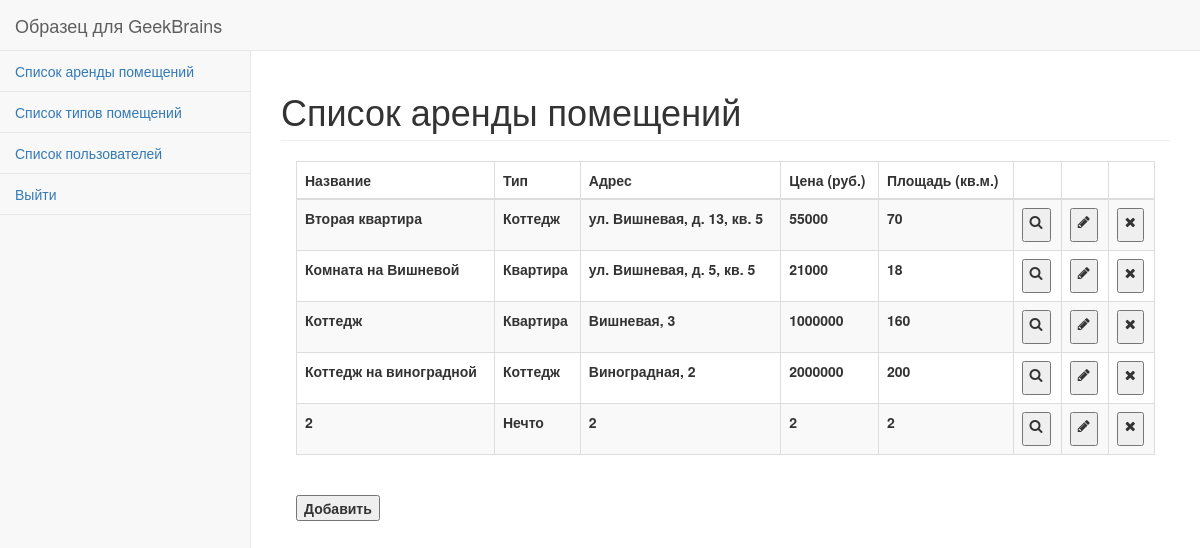
Page / (signed in) on the committed database.
### tables this page shows
CREATE TABLE `rentapartment` (
  `ID` int(10) UNSIGNED NOT NULL,
  `Name` varchar(50) NOT NULL,
  `Type` int(10) UNSIGNED NOT NULL,
  `Address` varchar(150) NOT NULL,
  `Subscription` text NOT NULL,
  `Price` float UNSIGNED NOT NULL,
  `Square` float UNSIGNED NOT NULL
);

CREATE TABLE `types` (
  `ID` int(10) UNSIGNED NOT NULL,
  `Name` varchar(50) NOT NULL
);

### model/functions_users_model.php (called while the page is built, shortened)
<?php
class User extends Model
{
    public static function tableName()
    {
        return 'users';
    }
    public function auth_flow()
    {
        if ((isset($_SESSION['username']))&&(isset($_SESSION['password'])))
        {
            $username = $_SESSION['username'];
            $password = $_SESSION['password'];
            $this->get_username($username);
            if ($this->password === $password)
            {
                return true;
            }
            else
            {
                $this->id = NULL;
                $this->username = NULL;
                $this->password = NULL;
                $this->salt = NULL;
                return false;
            }
        }
    }
    public function get_username($username)
    {
        $query = "SELECT * FROM `".static::tableName()."` WHERE `Username` = '{$username}' LIMIT 1";
        $result = mysqli_query(self::get_db(),$query);
    }
}

### system/base_model.php (called while the page is built, shortened)
<?php
class Model
{
    protected static $fields = array();
    protected static $db = NULL;
    protected $data = array();
    public function __construct($id = NULL)
    {
        if (static::$fields === array())
        {
            static::init_fields();
        }
    }
    public function __get($field)
    {
        if (isset($this->data[$field]))
        {
            return $this->data[$field];
        }
        if (!(in_array($field,static::get_fields())))
        {
            return self::FIELD_NOT_EXIST;
        }
        else
        {
            return NULL;
        }
    }
    protected static function init_fields()
    {
        $query = "DESCRIBE `".static::tableName()."`;";
        $result = mysqli_query(self::get_db(),$query);
        while($row = mysqli_fetch_assoc($result))
        {
            static::$fields[] = $row['Field'];
            if (strpos($row['Type'],'('))
            {
                $pie = explode('(',$row['Type'],2);
                $row['Type'] = $pie[0];
            }
        }
    }
    static function get_db()
    {
        if (self::$db === NULL)
        {
            include("db_connect.php");
            self::$db = $link;
        }
        return self::$db;
    }
    public function load($data = array())
    {
        foreach($data as $k => $v)
        {
            if (!in_array($k,static::get_fields()))
            {
                return self::FIELD_NOT_EXIST;
            }
            else
            {
                $this->data[$k] = $v;
            }
        }
        return true;
    }
    protected static function get_fields()
    {
        return static::$fields;
    }
    public static function all($condition = '1')
    {
        $query = "SELECT * FROM `".static::tableName()."` WHERE {$condition}";
        $result = mysqli_query(self::get_db(),$query);
        $all = array();
        while ($row = mysqli_fetch_assoc($result))
        {
            $one = new $class_name();
            if ($one->load($row))
            {
                $all[] = $one;
            }
        }
        return $all;
    }
}

### system/system_model.php (called while the page is built)
<?php
Class System
{
    protected static $user;
    public function __get($field)
    {
        if ($field === 'user')
        {
            if (self::$user === NULL)
            {
                self::$user = new User();
                self::$user->auth_flow();
            }
            return self::$user;
        }
    }
}

### controller/controller_rents.php (called while the page is built, shortened)
<?php
class RentsController extends general
{
    function rents_all()
    {
        $rents = rent::all();
        $types = type::all();
        $types = ArrayHelper::index($types,'ID');
        $html_text = render("rent_all", ['rents' => $rents,
            'apartment_types' => $types]);
        return $html_text;
    }
}

### model/functions_rents_model.php (called while the page is built, shortened)
<?php
class rent extends Model
{
    public static function className()
    {
        return 'rent';
    }
    public static function tableName()
    {
        return 'rentapartment';
    }
}

### model/functions_types_model.php (called while the page is built, shortened)
<?php
class type extends Model
{
    public static function className()
    {
        return 'type';
    }
    public static function tableName()
    {
        return 'types';
    }
}

### system/helper/array_helper.php (called while the page is built, shortened)
<?php
Class ArrayHelper
{
    public static function index($array, $index)
    {
        $result = array();
        foreach ($array as $a) {
            if (is_array($a)) {
                if (!isset($a[$index])) continue;
                $result[$a[$index]] = $a;
            } else {
                if (is_object($a)) {
                    $result[$a->$index] = $a;
                }
            }
        }
        return $result;
    }
}

### view/rent_all.php (the view, shortened to what this page needs)
<div id="page-wrapper">
    <div class="container-fluid">
        <div class="row">
            <div class="col-lg-14">
                <h1 class="page-header">Список аренды помещений</h1>
            </div>
        </div>
        <table class="table table-bordered table-striped">
            <thead>
            <tr>
                <th>
                    Название
                </th>
                <th>
                    Тип
                </th>
                <th>
                    Адрес
                </th>
                <th>
                    Цена (руб.)
                </th>
                <th>
                    Площадь (кв.м.)
                </th>
                <th>
                </th>
                <th>
                </th>
                <th>
                </th>
            </tr>
            </thead>
            <?php
            foreach ($rents as $Akey => $Avalue)
            {
                ?>
                <tr>
                    <th>
                        <?= $Avalue->Name ?>
                    </th>
                    <th>
                        <?php foreach($apartment_types as $value)
                        {
                            if ($value->ID === $Avalue->Type)
                            {
                                echo $value->Name;
                            }
                        } ?>
                    </th>
                    <th>
                        <?= $Avalue->Address ?>
                    </th>
                    <th>
                        <?= $Avalue->Price ?>
                    </th>
                    <th>
                        <?= $Avalue->Square ?>
                    </th>
                    <th>
                         <form action="" method="post">
                            <button type="submit"><p class="fa fa-search"></p></button>
                        </form>
                    </th>
                    <th>
                        <form action="" method="post">
                            <button type="submit"><p class="fa fa-pencil"></p></button>
                        </form>
                    </th>
                    <th>
                        <form action="" method="post">
                            <button type="submit"><p class="fa fa-times"></p></button>
                        </form>
                    </th>
                </tr>
                <?php
            }
            ?>
        </table>
        <table>
            <thead>
            <tr>
                <th>
                    <form action="" method="post">
                        <button type="submit">Добавить</button>
                    </form>
                </th>
            </tr>
            </thead>
        </table>
    </div>
</div>

### index.php (shortened to what this page needs)
<?php
    include_once "system/base_model.php";
    include_once "system/system_model.php";
    include_once "system/helper/array_helper.php";
    include_once "model/functions_rents_model.php";
    include_once "model/functions_types_model.php";
    include_once "model/functions.php";
    include_once "model/functions_users_model.php";
    $system = new System();
    if ($system->user->auth_flow() === false)
    {
        echo render("auth/login", [], true, true);
        exit();
    }
    else
    {
        if (isset($_GET['cat'])) {
            $controller = $_GET['cat'];
        } else {
            $controller = 'rents';
        }
        if (isset($_GET['act'])) {
            $act = $_GET['act'];
        } else {
            $act = "all";
        }
        $controller_function_name = $controller . "_" . $act;
        $controller_object = new $controller_class_name();
        $result = $controller_object->$controller_function_name();
        if ($result) echo $result;
    }

### model/functions.php (shortened to what this page needs)
<?php
function render($view_name, $data = [], $with_layout = true, $logout = false)
{
    if (file_exists("view/{$view_name}.php"))
    {
        require_once("view/{$view_name}.php");
        $content = ob_get_contents();
        if ($with_layout)
        {
            if ($logout === false)
            {
                require_once("view/layout/index.php");
            }
            else
            {
                require_once("view/layout/index_logout.php");
            }
            $content = ob_get_contents();
        }
        return $content;
    }
    else
    {
        return false;
    }
}
function class_autoloader($classname)
{
    if (mb_substr($classname,-10,NULL,'utf-8') === 'Controller')
    {
        $class_string = mb_substr($classname,0,mb_strlen($classname,'utf-8')-10,'utf-8');
        $name = preg_replace('/([a-z])([A-Z])/', '$1_$2', $class_string);
        $file_name = "controller/controller_".mb_strtolower($name,'utf-8').'.php';
    }
}

### view/layout/index.php (shortened to what this page needs)
<!DOCTYPE html>
<html lang="en">
<head>
    <link href="bower_components/bootstrap/dist/css/bootstrap.min.css" rel="stylesheet">
    <link href="bower_components/metisMenu/dist/metisMenu.min.css" rel="stylesheet">
    <link href="dist/css/sb-admin-2.css" rel="stylesheet">
    <link href="bower_components/font-awesome/css/font-awesome.min.css" rel="stylesheet" type="text/css">
</head>
<body>
<div id="wrapper">
    <nav class="navbar navbar-default navbar-static-top" role="navigation" style="margin-bottom: 0">
        <div class="navbar-header">
            <a class="navbar-brand" href="index.php"><?php echo LESSON_NUMBER; ?></a>
        </div>
        <div class="navbar-default sidebar" role="navigation">
            <div class="sidebar-nav navbar-collapse">
                <ul class="nav" id="side-menu">
                    <li>
                        <a href="index.php">Список аренды помещений</a>
                    </li>
                    <li>
                        <a href="index.php?cat=types&act=all">Список типов помещений</a>
                    </li>
                    <li>
                        <a href="index.php?cat=users&act=all">Список пользователей</a>
                    </li>
                    <li>
                        <a href="index.php?cat=log&act=out">Выйти</a>
                    </li>
                </ul>
            </div>
        </div>
    </nav>
    <?php echo $content; ?>
</div>
</body>
</html>

### rows in the picture
rentapartment: Name "Вторая квартира", Address "ул. Вишневая, д. 13, кв. 5", Price "55000", Square "70"
types: Name "Коттедж"
rentapartment: Name "Комната на Вишневой", Address "ул. Вишневая, д. 5, кв. 5", Price "21000", Square "18"
types: Name "Квартира"
rentapartment: Name "Коттедж", Address "Вишневая, 3", Price "1000000", Square "160"
rentapartment: Name "Коттедж на виноградной", Address "Виноградная, 2", Price "2000000", Square "200"
rentapartment: Name "2", Address "2", Price "2", Square "2"
types: Name "Нечто"

### other values in the picture
LESSON_NUMBER "Образец для GeekBrains"
